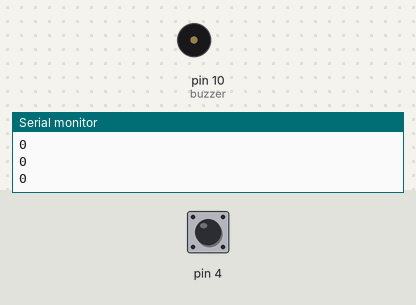
Bench run of a sketch on a simulated Arduino Uno, built with avr-gcc and run on an emulated ATmega328P. On the bench: buzzer (waves = sounding), the last lines printed to the serial monitor. The test bench sets the inputs (shaded band); at power-on: pin 4 HIGH.

Above: at 1.2 s.
1.3 s: pin 4 pulled LOW for 0.15 s
At 1.42 s:
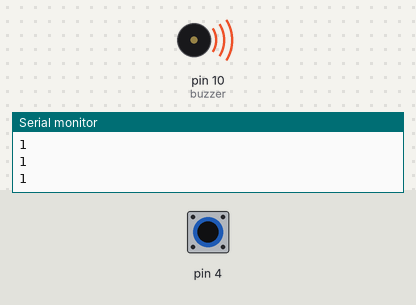
3.0 s: pin 4 pulled LOW for 3.2 s
At 7.3 s:
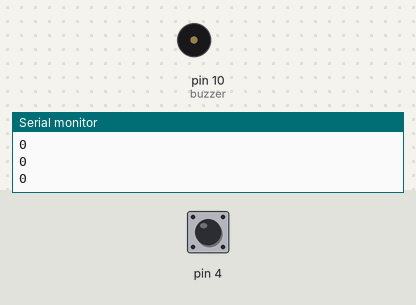
Timing chart, 0 to 8.8 s (numbered marks = the images above; inputs shaded):
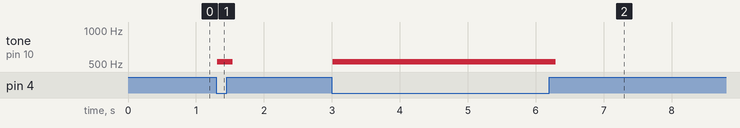

The sketch:

cola.ino
```cpp
#include <CapacitiveSensor.h>
#include "pitches.h"
CapacitiveSensor cs=CapacitiveSensor(2,4);
#define vcc 6
#define buzzer 10
#define t NOTE_C5 //Do
void setup()
{
   pinMode(vcc,OUTPUT);
   pinMode(buzzer,OUTPUT);
   Serial.begin(9600);
}
void loop()
{
    long total1 =  cs.capacitiveSensor(30);
    int touch=0;
    if(total1>300)
        touch=1;
    else
        touch=0;
    if(touch==1){
      digitalWrite(vcc,1);
      tone(buzzer,t,100);
      digitalWrite(vcc,0);
    }
    Serial.print(touch);
    Serial.print("\n");
    delay(10);
}
```

pitches.h
```cpp
/*************************************************
 * Public Constants
 *************************************************/

#define NOTE_B0  31
#define NOTE_C1  33
#define NOTE_CS1 35
#define NOTE_D1  37
#define NOTE_DS1 39
#define NOTE_E1  41
#define NOTE_F1  44
#define NOTE_FS1 46
#define NOTE_G1  49
#define NOTE_GS1 52
#define NOTE_A1  55
#define NOTE_AS1 58
#define NOTE_B1  62
#define NOTE_C2  65
#define NOTE_CS2 69
#define NOTE_D2  73
#define NOTE_DS2 78
#define NOTE_E2  82
#define NOTE_F2  87
#define NOTE_FS2 93
#define NOTE_G2  98
#define NOTE_GS2 104
#define NOTE_A2  110
#define NOTE_AS2 117
#define NOTE_B2  123
#define NOTE_C3  131
#define NOTE_CS3 139
#define NOTE_D3  147
#define NOTE_DS3 156
#define NOTE_E3  165
#define NOTE_F3  175
#define NOTE_FS3 185
#define NOTE_G3  196
#define NOTE_GS3 208
#define NOTE_A3  220
#define NOTE_AS3 233
#define NOTE_B3  247
#define NOTE_C4  262
#define NOTE_CS4 277
#define NOTE_D4  294
#define NOTE_DS4 311
#define NOTE_E4  330
#define NOTE_F4  349
#define NOTE_FS4 370
#define NOTE_G4  392
#define NOTE_GS4 415
#define NOTE_A4  440
#define NOTE_AS4 466
#define NOTE_B4  494
#define NOTE_C5  523
#define NOTE_CS5 554
#define NOTE_D5  587
#define NOTE_DS5 622
#define NOTE_E5  659
#define NOTE_F5  698
#define NOTE_FS5 740
#define NOTE_G5  784
#define NOTE_GS5 831
#define NOTE_A5  880
#define NOTE_AS5 932
#define NOTE_B5  988
#define NOTE_C6  1047
#define NOTE_CS6 1109
#define NOTE_D6  1175
#define NOTE_DS6 1245
#define NOTE_E6  1319
#define NOTE_F6  1397
#define NOTE_FS6 1480
#define NOTE_G6  1568
#define NOTE_GS6 1661
#define NOTE_A6  1760
#define NOTE_AS6 1865
#define NOTE_B6  1976
#define NOTE_C7  2093
#define NOTE_CS7 2217
#define NOTE_D7  2349
#define NOTE_DS7 2489
#define NOTE_E7  2637
#define NOTE_F7  2794
#define NOTE_FS7 2960
#define NOTE_G7  3136
#define NOTE_GS7 3322
#define NOTE_A7  3520
#define NOTE_AS7 3729
#define NOTE_B7  3951
#define NOTE_C8  4186
#define NOTE_CS8 4435
#define NOTE_D8  4699
#define NOTE_DS8 4978
```

Measured:
- after the input at 1.3 s, tone on pin 10 (buzzer): silent → 523 Hz at once, → silent 0.23 s later
- after the input at 3.0 s, tone on pin 10 (buzzer): silent → 523 Hz at once, → silent 3.3 s later
